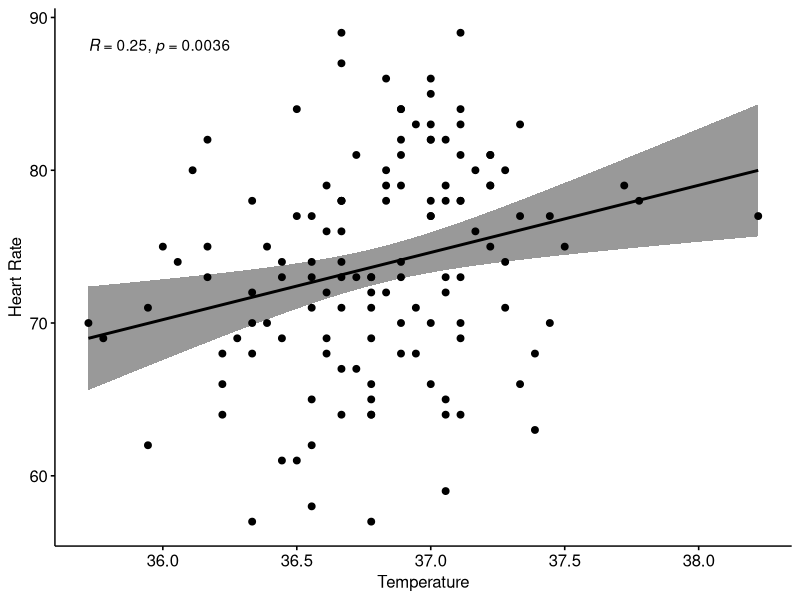

Source code (R):
## ---- chunk 1
knitr::opts_chunk$set(fig.path='figures/corr-')
## ---- chunk 2
library(ggpubr)
library(haven)
## ---- chunk 3
temprate <- read_sav("../data/temprate.sav")
head(temprate)
## ---- chunk 4
cor.test(temprate$temp, temprate$hrtrate, method = "pearson")
## ---- chunk 5
ggscatter(
  data = temprate,
  x = "temp",
  y = "hrtrate",
  add = "reg.line",
  conf.int = TRUE,
  cor.coef = TRUE,
  cor.method = "pearson",
  xlab = "Temperature",
  ylab = "Heart Rate"
)
